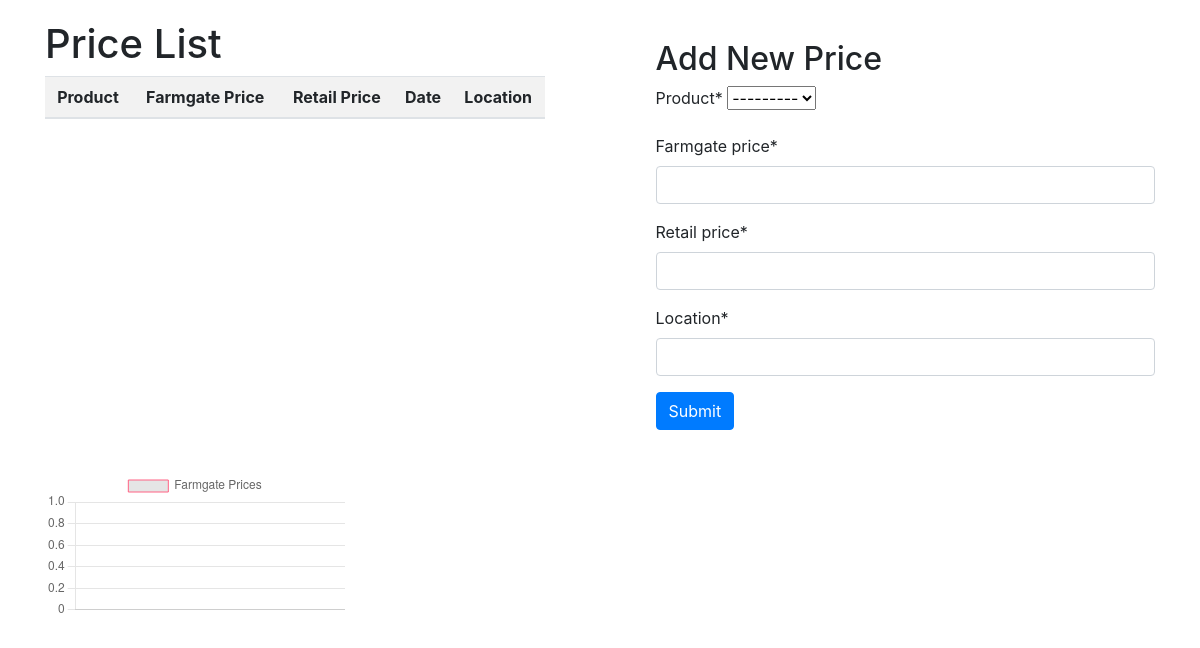
The app's page /, older data.
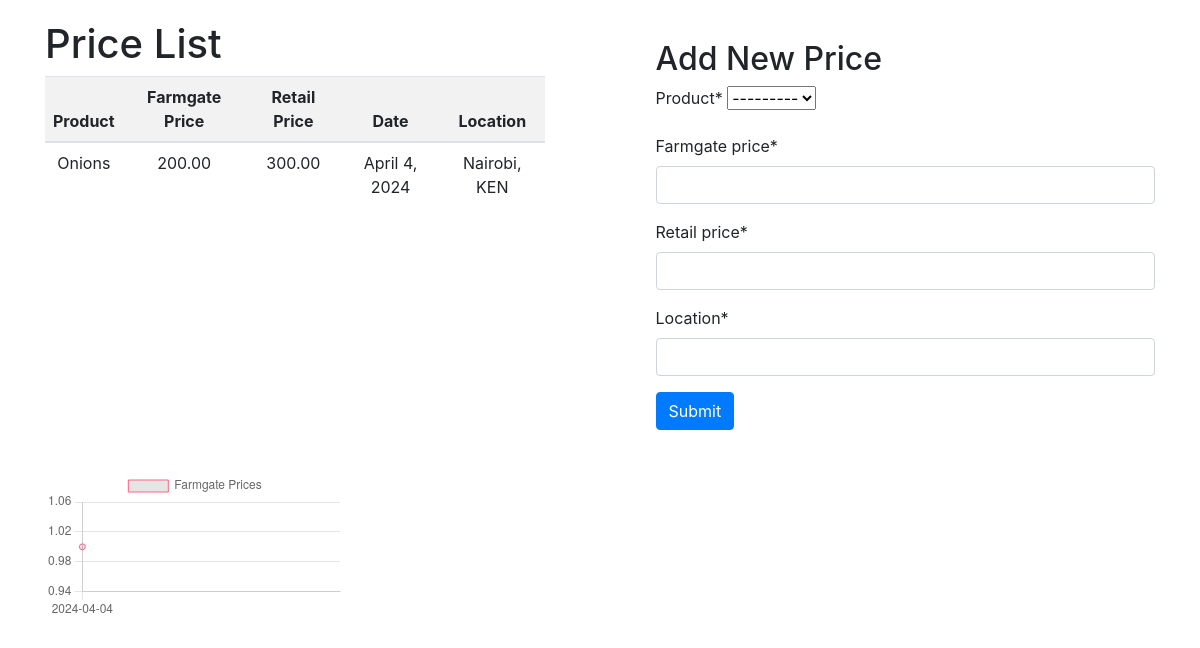
The same page, newer data.
### prices/models.py (models this page shows, shortened)
class Price(models.Model):
    product = models.ForeignKey(Product, on_delete=models.CASCADE)
    farmgate_price = models.DecimalField(max_digits=10, decimal_places=2)
    retail_price = models.DecimalField(max_digits=10, decimal_places=2)
    date = models.DateField(auto_now_add=True)
    location = models.CharField(max_length=100)

class Product(models.Model):
    name = models.CharField(max_length=100)
    description = models.TextField(blank=True)
    def __str__(self):
        return self.name

### prices/views.py (the view)
# urls.py: path('', views.price_list, name='price_list'),
def price_list(request):
    products = Product.objects.all()
    if request.method == 'POST':
        form = PriceForm(request.POST, product_choices=products)
        if form.is_valid():
            form.save()
            return redirect('price_list')
    else:
        form = PriceForm(product_choices=products)
    prices = Price.objects.all()
    farmgate_prices_by_date = Price.objects.values('date').annotate(total_farmgate_price=Count('farmgate_price')).order_by('date')
    dates = [entry['date'].strftime('%Y-%m-%d') for entry in farmgate_prices_by_date]
    farmgate_prices = [entry['total_farmgate_price'] for entry in farmgate_prices_by_date]
    context = {
        'form': form,
        'prices': prices,
        'dates': json.dumps(dates),
        'farmgate_prices': json.dumps(farmgate_prices),
    }
    return render(request, 'prices/price_list.html', context)

### prices/forms.py
class PriceForm(forms.ModelForm):
    def __init__(self, *args, **kwargs):
        product_choices = kwargs.pop('product_choices', None)
        super(PriceForm, self).__init__(*args, **kwargs)
        if product_choices:
            self.fields['product'].queryset = product_choices
    class Meta:
        model = Price
        fields = ['product', 'farmgate_price', 'retail_price', 'location']

### prices/templates/prices/price_list.html (shortened to what this page needs)
{% load crispy_forms_tags %}
<!DOCTYPE html>
<html lang="en">
<head>
    <link href="https://stackpath.bootstrapcdn.com/bootstrap/4.5.2/css/bootstrap.min.css" rel="stylesheet">
</head>
<body>
<div class="container">
    <div class="price-list">
        <h1>Price List</h1>
        <table class="table">
            <thead>
                <tr>
                    <th>Product</th>
                    <th>Farmgate Price</th>
                    <th>Retail Price</th>
                    <th>Date</th>
                    <th>Location</th>
                </tr>
            </thead>
            <tbody>
                {% for price in prices %}
                <tr>
                    <td>{{ price.product.name }}</td>
                    <td>{{ price.farmgate_price }}</td>
                    <td>{{ price.retail_price }}</td>
                    <td>{{ price.date }}</td>
                    <td>{{ price.location }}</td>
                </tr>
                {% endfor %}
            </tbody>
        </table>
    </div>
    <div class="price-form">
        <h2>Add New Price</h2>
        <form method="post">
            {{ form|crispy}}
            <button type="submit" class="btn btn-primary">Submit</button>
        </form>
    </div>
</div>
<div class="container">
    <div class="chart-container">
        <canvas id="farmgatePriceChart"></canvas>
    </div>
</div>
<script>
    // Retrieve data from Django template variables
    const dates = JSON.parse('{{ dates|safe }}');
    const farmgatePrices = JSON.parse('{{ farmgate_prices|safe }}');
    // Get canvas element
    const ctx = document.getElementById('farmgatePriceChart').getContext('2d');
    // Create line chart
    const farmgatePriceChart = new Chart(ctx, {
        type: 'line',
        data: {
            labels: dates,
            datasets: [{
                label: 'Farmgate Prices',
                data: farmgatePrices,
                borderColor: 'rgba(255, 99, 132, 1)',
                borderWidth: 1,
                fill: false
            }]
        },
        options: {
            scales: {
                xAxes: [{
                    type: 'time',
                    time: {
                        unit: 'day' // Adjust as needed
                    },
                    scaleLabel: {
                        display: true,
                        labelString: 'Date'
                    }
                }],
                yAxes: [{
                    scaleLabel: {
                        display: true,
                        labelString: 'Farmgate Price'
                    }
                }]
            }
        }
    });
</script>
</body>
</html>

Row changes from the older to the newer data that the page shows:
added Price: product.name "Onions", farmgate_price "200.00", retail_price "300.00", date "April 4, 2024", location "Nairobi, KEN"
Text that changed along with them:
chart data {{ dates|safe }}: [] → ["2024-04-04"]
chart data {{ farmgate_prices|safe }}: [] → [1]
